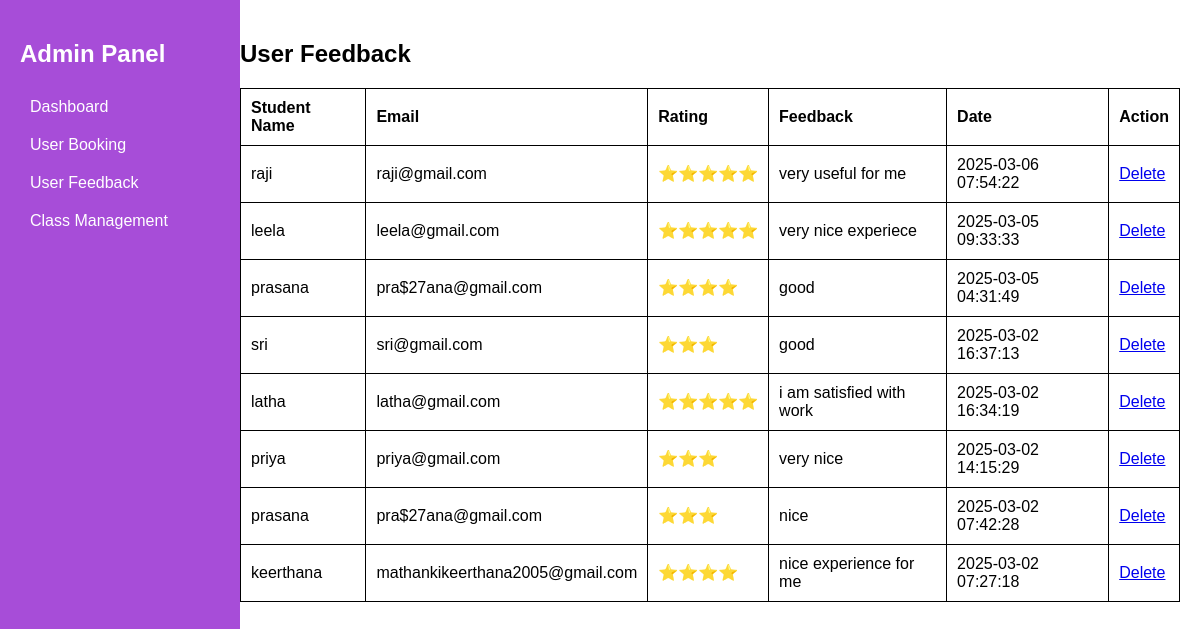
/admin.php?page=user_feedback, run on the app's committed database.
### tables this page shows
CREATE TABLE `feedback` (
  `id` int(11) NOT NULL,
  `student_name` varchar(255) NOT NULL,
  `email` varchar(255) DEFAULT NULL,
  `rating` int(11) NOT NULL CHECK (`rating` between 1 and 5),
  `feedback` text NOT NULL,
  `created_at` timestamp NOT NULL DEFAULT current_timestamp()
);

### admin.php (the view, shortened to what this page needs)
<?php
include('db.php');
$booking_count_query = mysqli_query($conn, "SELECT COUNT(*) as total FROM bookings");
$booking_count = $booking_count_query ? mysqli_fetch_assoc($booking_count_query)['total'] : 0;
$feedback_count_query = mysqli_query($conn, "SELECT COUNT(*) as total FROM feedback");
$feedback_count = $feedback_count_query ? mysqli_fetch_assoc($feedback_count_query)['total'] : 0;
$class_count_query = mysqli_query($conn, "SELECT COUNT(*) as total FROM dance_booking");
$class_count = $class_count_query ? mysqli_fetch_assoc($class_count_query)['total'] : 0;
$query_feedbacks = "SELECT * FROM feedback ORDER BY created_at DESC";
$result_feedbacks = mysqli_query($conn, $query_feedbacks);
?>
<!DOCTYPE html>
<html lang="en">
<head>
</head>
<body>
    <div class="sidebar">
    <h2>Admin Panel</h2>
    <a href="admin.php?page=dashboard">Dashboard</a>
    <a href="admin.php?page=user_booking">User Booking</a>
    <a href="admin.php?page=user_feedback">User Feedback</a>
    <a href="manage_classes.php">Class Management</a>
</div>
<div class="main-content">
    <?php
    $page = isset($_GET['page']) ? $_GET['page'] : 'dashboard';
    if ($page == "dashboard") { ?>
        <h2>Dashboard</h2>
        <div class="dashboard-container">
            <div class="dashboard-box">
                <h3>Total Bookings</h3>
                <p><?php echo $booking_count; ?></p>
            </div>
            <div class="dashboard-box">
                <h3>Total Feedback</h3>
                <p><?php echo $feedback_count; ?></p>
            </div>
            <div class="dashboard-box">
                <h3>Total Classes</h3>
                <p><?php echo $class_count; ?></p>
            </div>
        </div>
    <?php } elseif ($page == "user_feedback") { ?>
        <h2>User Feedback</h2>
        <table>
            <tr><th>Student Name</th><th>Email</th><th>Rating</th><th>Feedback</th><th>Date</th><th>Action</th></tr>
            <?php while ($row = mysqli_fetch_assoc($result_feedbacks)): ?>
                <tr>
                    <td><?php echo htmlspecialchars($row['student_name']); ?></td>
                    <td><?php echo htmlspecialchars($row['email']); ?></td>
                    <td><?php echo str_repeat("⭐", $row['rating']); ?></td>
                    <td><?php echo nl2br(htmlspecialchars($row['feedback'])); ?></td>
                    <td><?php echo $row['created_at']; ?></td>
                    <td><a href="?page=user_feedback&delete_feedback=<?php echo $row['id']; ?>" onclick="return confirm('Are you sure?');">Delete</a></td>
                </tr>
            <?php endwhile; ?>
        </table>
    <?php } ?>
</div>
</body>
</html>

### admin.php (style rules this page uses)
body { display: flex; font-family: Arial, sans-serif; margin: 0; }
.sidebar { width: 200px; height: 100vh; background: rgb(167, 77, 216); color: white; padding: 20px; position: fixed; }
.sidebar a { display: block; color: white; padding: 10px; text-decoration: none; }
.main-content { margin-left: 220px; padding: 20px; width: calc(100% - 220px); }
table { width: 100%; border-collapse: collapse; margin-top: 10px; }
table, th, td { border: 1px solid black; padding: 10px; text-align: left; }

### data on the page
feedback: student_name "raji", email "raji@gmail.com", rating "⭐⭐⭐⭐⭐", feedback "very useful for me", created_at "2025-03-06 07:54:22"
feedback: student_name "leela", email "leela@gmail.com", rating "⭐⭐⭐⭐⭐", feedback "very nice experiece", created_at "2025-03-05 09:33:33"
feedback: student_name "prasana", email "pra$27ana@gmail.com", rating "⭐⭐⭐⭐", feedback "good", created_at "2025-03-05 04:31:49"
feedback: student_name "sri", email "sri@gmail.com", rating "⭐⭐⭐", feedback "good", created_at "2025-03-02 16:37:13"
feedback: student_name "latha", email "latha@gmail.com", rating "⭐⭐⭐⭐⭐", feedback "i am satisfied with work", created_at "2025-03-02 16:34:19"
feedback: student_name "priya", email "priya@gmail.com", rating "⭐⭐⭐", feedback "very nice", created_at "2025-03-02 14:15:29"
feedback: student_name "prasana", email "pra$27ana@gmail.com", rating "⭐⭐⭐", feedback "nice", created_at "2025-03-02 07:42:28"
feedback: student_name "keerthana", email "mathankikeerthana2005@gmail.com", rating "⭐⭐⭐⭐", feedback "nice experience for me", created_at "2025-03-02 07:27:18"
